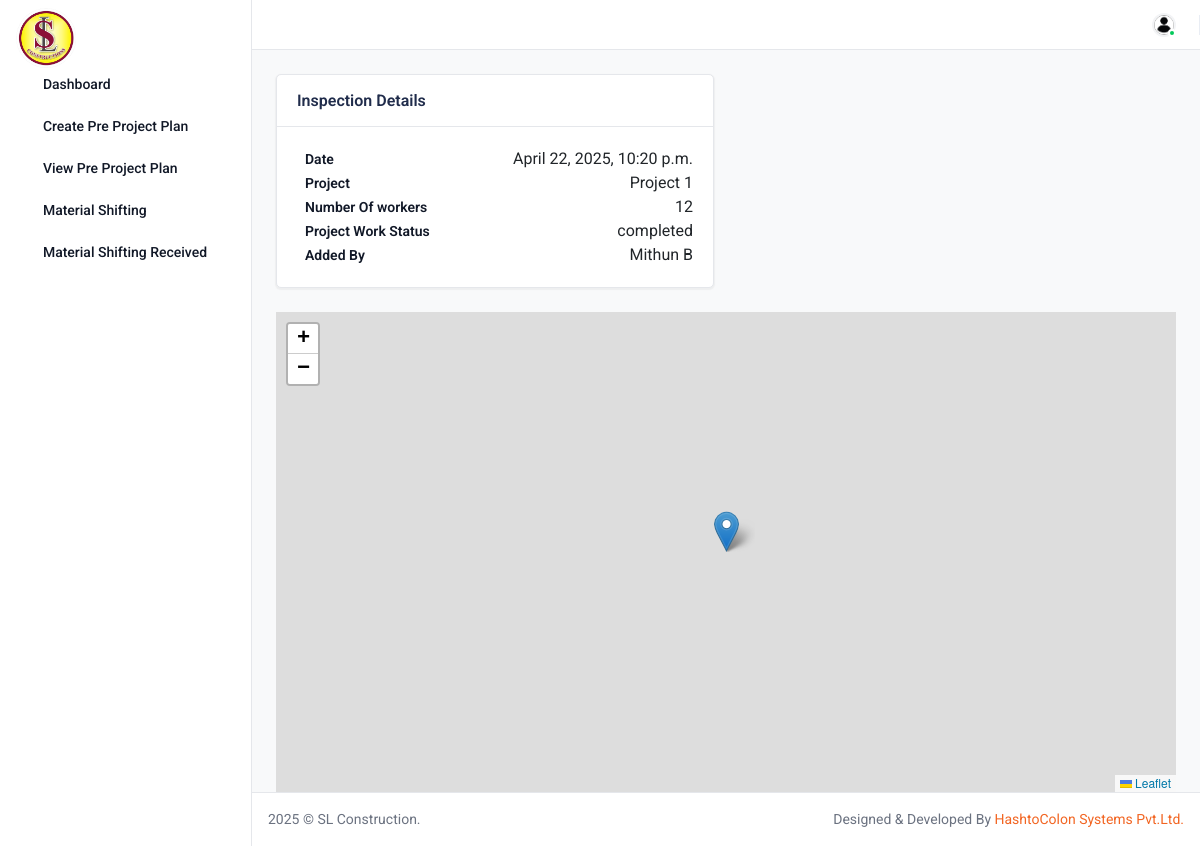
Screenshot of /inspection_detail/1 (signed in) with the database file from the repository.
### base/models.py (models this page shows, shortened)
class Project_work_inspection_details(models.Model):
   date = models.DateTimeField(auto_now_add=True, blank=True)
   user = models.ForeignKey(User, on_delete=models.CASCADE)
   project = models.ForeignKey(Project,  blank=True, null=True, on_delete=models.CASCADE)
   no_of_workers=models.CharField(max_length=25, default="", blank=True)
   image=models.ImageField(upload_to='uploads/' ,blank=True,)
   project_work_status=models.CharField(max_length=225, default="", blank=True,)
   lon=models.CharField(max_length=255, default="", blank=True)
   lat=models.CharField(max_length=255, default="", blank=True)

class Project(models.Model):
   project_name=models.CharField(max_length=255, default="", blank=True)
   address=models.TextField(default="", blank=True)
   date = models.DateTimeField(auto_now_add=True, blank=True)

class User(AbstractUser):
   designation = models.CharField(max_length = 20, choices = designation_choice, null=True, blank=True)

### base/views.py (the view)
# urls.py: path("inspection_detail/<int:pk>",views.inspection_detail, name="inspection_detail"),
@login_required
def inspection_detail(request,pk):
 current_record = Project_work_inspection_details.objects.get(pk=pk)
 context={"post":current_record}
 return render(request, "inspectiondetails.html", context )

### templates/inspectiondetails.html (shortened to what this page needs)
{% extends "base.html" %}
{% load static %}
{% load widget_tweaks %}
{% block content %}
<div class="content">
	 <div class="row">
					<div class="col-xxl-4 col-xl-6 d-flex">
						<div class="card flex-fill">
							<div class="card-header pb-2 d-flex align-items-center justify-content-between flex-wrap">
								<h5 class="mb-2">Inspection Details</h5>
							</div>
							<div class="card-body">
								<div class="recent-item">
									<div class="d-flex justify-content-between">
										<div class="d-flex align-items-center w-100">
											<div class="ms-2 flex-fill">
												<div class="d-flex align-items-center justify-content-between">
													<h6 class="fs-medium text-truncate"><a href="javscript:void(0);">Date</a></h6>
													<p class="fs-16 text-dark">{{post.date}}</p>
												</div>
												<div class="d-flex align-items-center justify-content-between">
													<h6 class="fs-medium text-truncate"><a href="javscript:void(0);">Project</a></h6>
													<p class="fs-16 text-dark">{{post.project.project_name}}</p>
												</div>
												<div class="d-flex align-items-center justify-content-between">
													<h6 class="fs-medium text-truncate"><a href="javscript:void(0);">Number Of workers</a></h6>
													<p class="fs-16 text-dark">{{post.no_of_workers}}</p>
												</div>
												<div class="d-flex align-items-center justify-content-between">
													<h6 class="fs-medium text-truncate"><a href="javscript:void(0);">Project Work Status</a></h6>
													<p class="fs-16 text-dark">{{post.project_work_status}}</p>
												</div>
												<div class="d-flex align-items-center justify-content-between">
													<h6 class="fs-medium text-truncate"><a href="javscript:void(0);">Added By</a></h6>
													<p class="fs-16 text-dark">{{post.user.first_name}} {{post.user.last_name}}</p>
												</div>
											</div>
										</div>
									</div>
								</div>
							</div>
						</div>
					</div>
					<div class="col-xxl-4 col-xl-6 d-flex">
					</div>
					</div>
<div id="map" style="height: 480px"></div>
</div >
<link rel="stylesheet" href="https://unpkg.com/leaflet@1.9.4/dist/leaflet.css"/>
{% endblock content %}

### rows the page displays
Project_work_inspection_details: date "April 22, 2025, 10:20 p.m.", project.project_name "Project 1", no_of_workers "12", project_work_status "completed", user.first_name "Mithun", user.last_name "B"
